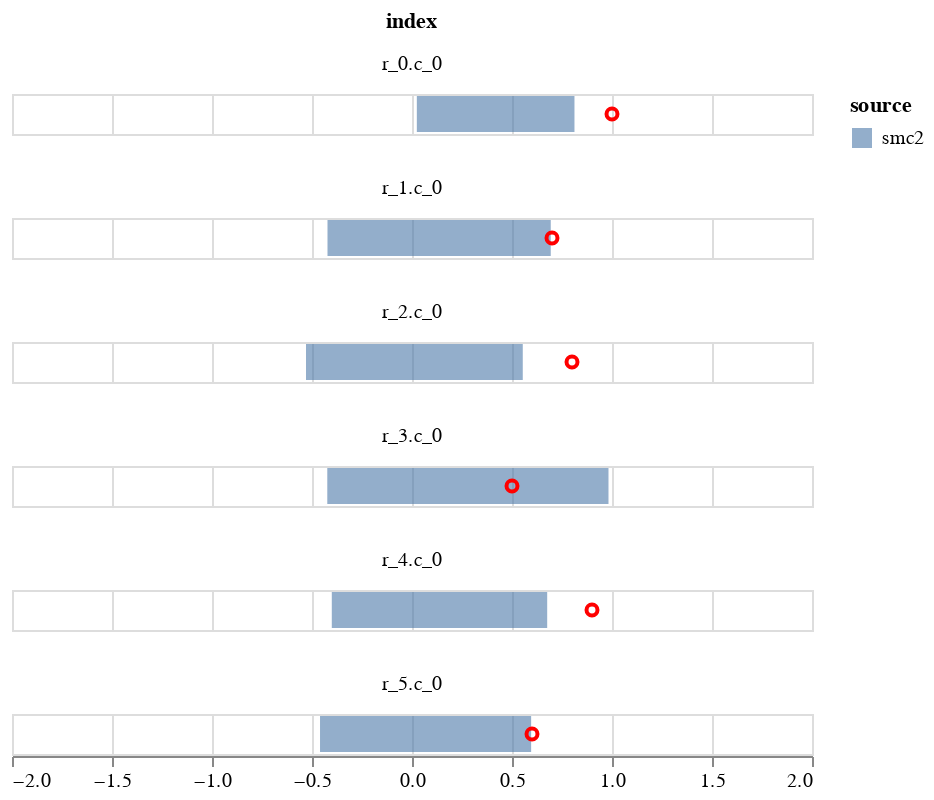

Source (notebook cell):
### Code cell
c1 = alt.Chart(plot_data).mark_bar(opacity=0.6).encode(
    alt.X('q1', title=None,  scale=alt.Scale(domain=[-2,2])),
    alt.X2('q2', title=None),
    alt.Color('source'),    
)
    

c2 = alt.Chart(plot_data).mark_point(opacity=1, color='red').encode(
        alt.X('data', title=None),
)
(c1+c2).facet(
       'index',
    columns=1
    )

### Figure 1 — Vega-Lite specification as saved in the notebook (floating-point values rounded to 4 significant figures)
{"config": {"view": {"continuousWidth": 400, "continuousHeight": 300}}, "data": {"name": "data-d40fafa3ac776ef3ae68a7b5ef92f5a5"}, "facet": {"type": "nominal", "field": "index"}, "spec": {"layer": [{"mark": {"type": "bar", "opacity": 0.6}, "encoding": {"color": {"type": "nominal", "field": "source"}, "x": {"type": "quantitative", "field": "q1", "scale": {"domain": [-2, 2]}, "title": null}, "x2": {"field": "q2", "title": null}}}, {"mark": {"type": "point", "color": "red", "opacity": 1}, "encoding": {"x": {"type": "quantitative", "field": "data", "title": null}}}]}, "columns": 1, "$schema": "https://vega.github.io/schema/vega-lite/v4.8.1.json", "datasets": {"data-d40fafa3ac776ef3ae68a7b5ef92f5a5": [{"index": "r_0.c_0", "q1": 0.02414, "q2": 0.8124, "source": "smc2", "data": 1.0}, {"index": "r_1.c_0", "q1": -0.4225, "q2": 0.6938, "source": "smc2", "data": 0.7}, {"index": "r_2.c_0", "q1": -0.53, "q2": 0.5538, "source": "smc2", "data": 0.8}, {"index": "r_3.c_0", "q1": -0.4236, "q2": 0.9825, "source": "smc2", "data": 0.5}, {"index": "r_4.c_0", "q1": -0.401, "q2": 0.676, "source": "smc2", "data": 0.9}, {"index": "r_5.c_0", "q1": -0.4599, "q2": 0.5956, "source": "smc2", "data": 0.6}]}}
